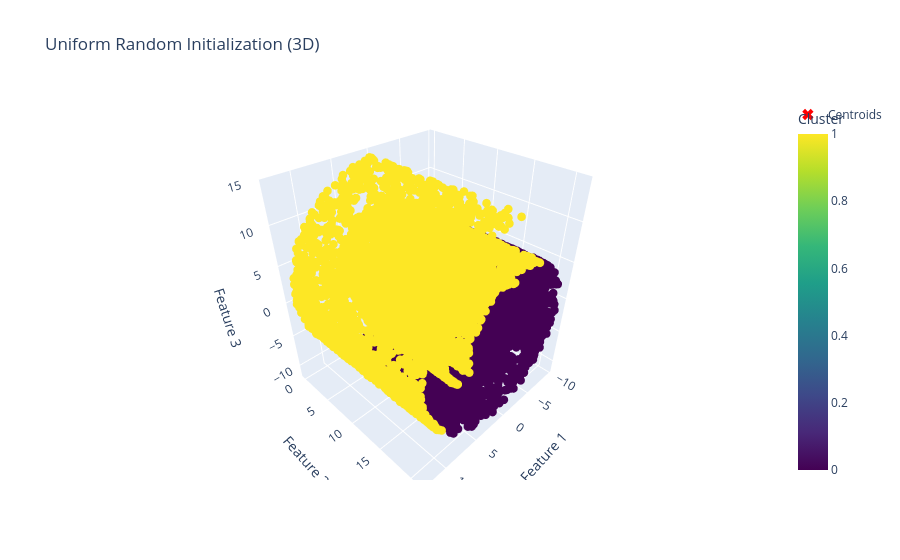
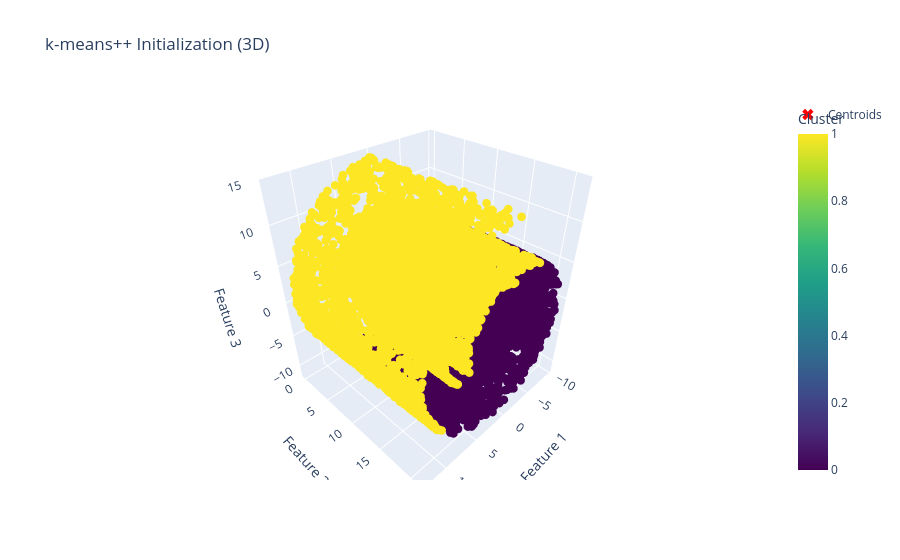

Notebook code for these charts, in order:
### Code cell
import plotly.express as px

# Function to plot 3D clusters interactively
def plot_3d_clusters_interactive(data, labels, centroids, title):
    # Create a DataFrame for Plotly
    df = pd.DataFrame(data, columns=['Feature 1', 'Feature 2', 'Feature 3'])
    df['Cluster'] = labels  # Add cluster labels to the DataFrame
    
    # Create an interactive 3D scatter plot for data points
    fig = px.scatter_3d(df, x='Feature 1', y='Feature 2', z='Feature 3', color='Cluster',
                        title=title, color_continuous_scale='viridis')
    
    # Add centroids to the plot
    centroids_df = pd.DataFrame(centroids, columns=['Feature 1', 'Feature 2', 'Feature 3'])
    centroids_df['Cluster'] = 'Centroids'  # Add a label for centroids
    fig.add_trace(px.scatter_3d(centroids_df, x='Feature 1', y='Feature 2', z='Feature 3', 
                                color='Cluster', color_discrete_sequence=['red']).data[0])
    
    # Update marker size for centroids
    fig.update_traces(marker=dict(size=5), selector=dict(mode='markers'))  # Adjust marker size for data points
    fig.update_traces(marker=dict(size=10, symbol='x'), selector=dict(name='Centroids'))  # Adjust marker size for centroids
    
    # Show the plot
    fig.show()

# Example usage for dataset2 (3D data)
k = 2
centroids_uniform, labels_uniform = kmeans(dataset2, k, init_method='uniform')
centroids_kmeanspp, labels_kmeanspp = kmeans(dataset2, k, init_method='kmeans++')

# Calculate SSE for both initialization methods
sse_uniform_3d = calculate_sse(dataset2, centroids_uniform, labels_uniform)
sse_kmeanspp_3d = calculate_sse(dataset2, centroids_kmeanspp, labels_kmeanspp)

# Print the SSE for both initialization methods
print(f"SSE for Uniform Random Initialization (3D): {sse_uniform_3d}")
print(f"SSE for k-means++ Initialization (3D): {sse_kmeanspp_3d}")

# Plot the results interactively
plot_3d_clusters_interactive(dataset2, labels_uniform, centroids_uniform, 'Uniform Random Initialization (3D)')
plot_3d_clusters_interactive(dataset2, labels_kmeanspp, centroids_kmeanspp, 'k-means++ Initialization (3D)')

### Figure 1 — Plotly figure (JSON) as saved in the notebook; plotly's stock layout.template omitted (floating-point values rounded to 4 significant figures; data arrays with more than 128 entries replaced by an {"elided": "..."} marker saying what was removed)
{"data": [{"hovertemplate": "Feature 1=%{x}<br>Feature 2=%{y}<br>Feature 3=%{z}<br>Cluster=%{marker.color}<extra></extra>", "legendgroup": "", "marker": {"color": {"elided": "14801 int values"}, "coloraxis": "coloraxis", "size": 5, "symbol": "circle"}, "mode": "markers", "name": "", "scene": "scene", "showlegend": false, "type": "scatter3d", "x": {"elided": "14801 float values"}, "y": {"elided": "14801 float values"}, "z": {"elided": "14801 float values"}}, {"hovertemplate": "Cluster=Centroids<br>Feature 1=%{x}<br>Feature 2=%{y}<br>Feature 3=%{z}<extra></extra>", "legendgroup": "Centroids", "marker": {"color": "red", "size": 10, "symbol": "x"}, "mode": "markers", "name": "Centroids", "scene": "scene", "showlegend": true, "type": "scatter3d", "x": [-2.593, 4.958], "y": [12.24, 12.08], "z": [-3.174, 4.408]}], "layout": {"coloraxis": {"colorbar": {"title": {"text": "Cluster"}}, "colorscale": [[0, "#440154"], [0.1111, "#482878"], [0.2222, "#3e4989"], [0.3333, "#31688e"], [0.4444, "#26828e"], [0.5556, "#1f9e89"], [0.6667, "#35b779"], [0.7778, "#6ece58"], [0.8889, "#b5de2b"], [1, "#fde725"]]}, "legend": {"tracegroupgap": 0}, "scene": {"domain": {"x": [0, 1], "y": [0, 1]}, "xaxis": {"title": {"text": "Feature 1"}}, "yaxis": {"title": {"text": "Feature 2"}}, "zaxis": {"title": {"text": "Feature 3"}}}, "title": {"text": "Uniform Random Initialization (3D)"}}}

### Figure 2 — Plotly figure (JSON) as saved in the notebook; plotly's stock layout.template omitted (floating-point values rounded to 4 significant figures; data arrays with more than 128 entries replaced by an {"elided": "..."} marker saying what was removed)
{"data": [{"hovertemplate": "Feature 1=%{x}<br>Feature 2=%{y}<br>Feature 3=%{z}<br>Cluster=%{marker.color}<extra></extra>", "legendgroup": "", "marker": {"color": {"elided": "14801 int values"}, "coloraxis": "coloraxis", "size": 5, "symbol": "circle"}, "mode": "markers", "name": "", "scene": "scene", "showlegend": false, "type": "scatter3d", "x": {"elided": "14801 float values"}, "y": {"elided": "14801 float values"}, "z": {"elided": "14801 float values"}}, {"hovertemplate": "Cluster=Centroids<br>Feature 1=%{x}<br>Feature 2=%{y}<br>Feature 3=%{z}<extra></extra>", "legendgroup": "Centroids", "marker": {"color": "red", "size": 10, "symbol": "x"}, "mode": "markers", "name": "Centroids", "scene": "scene", "showlegend": true, "type": "scatter3d", "x": [-2.593, 4.958], "y": [12.24, 12.08], "z": [-3.174, 4.408]}], "layout": {"coloraxis": {"colorbar": {"title": {"text": "Cluster"}}, "colorscale": [[0, "#440154"], [0.1111, "#482878"], [0.2222, "#3e4989"], [0.3333, "#31688e"], [0.4444, "#26828e"], [0.5556, "#1f9e89"], [0.6667, "#35b779"], [0.7778, "#6ece58"], [0.8889, "#b5de2b"], [1, "#fde725"]]}, "legend": {"tracegroupgap": 0}, "scene": {"domain": {"x": [0, 1], "y": [0, 1]}, "xaxis": {"title": {"text": "Feature 1"}}, "yaxis": {"title": {"text": "Feature 2"}}, "zaxis": {"title": {"text": "Feature 3"}}}, "title": {"text": "k-means++ Initialization (3D)"}}}
